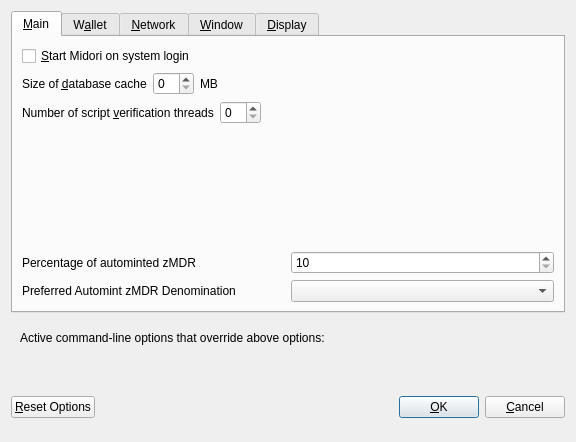
<?xml version="1.0" encoding="UTF-8"?>
<ui version="4.0">
 <class>OptionsDialog</class>
 <widget class="QDialog" name="OptionsDialog">
  <property name="geometry">
   <rect>
    <x>0</x>
    <y>0</y>
    <width>576</width>
    <height>442</height>
   </rect>
  </property>
  <property name="windowTitle">
   <string>Options</string>
  </property>
  <property name="modal">
   <bool>true</bool>
  </property>
  <layout class="QVBoxLayout" name="verticalLayout">
   <item>
    <widget class="QTabWidget" name="tabWidget">
     <property name="currentIndex">
      <number>0</number>
     </property>
     <widget class="QWidget" name="tabMain">
      <attribute name="title">
       <string>&amp;Main</string>
      </attribute>
      <layout class="QVBoxLayout" name="verticalLayout_Main">
       <item>
        <widget class="QCheckBox" name="bitcoinAtStartup">
         <property name="toolTip">
          <string>Automatically start Midori after logging in to the system.</string>
         </property>
         <property name="text">
          <string>&amp;Start Midori on system login</string>
         </property>
        </widget>
       </item>
       <item>
        <layout class="QHBoxLayout" name="horizontalLayout_2_Main">
         <item>
          <widget class="QLabel" name="databaseCacheLabel">
           <property name="text">
            <string>Size of &amp;database cache</string>
           </property>
           <property name="textFormat">
            <enum>Qt::PlainText</enum>
           </property>
           <property name="buddy">
            <cstring>databaseCache</cstring>
           </property>
          </widget>
         </item>
         <item>
          <widget class="QSpinBox" name="databaseCache"/>
         </item>
         <item>
          <widget class="QLabel" name="databaseCacheUnitLabel">
           <property name="text">
            <string>MB</string>
           </property>
           <property name="textFormat">
            <enum>Qt::PlainText</enum>
           </property>
          </widget>
         </item>
         <item>
          <spacer name="horizontalSpacer_2_Main">
           <property name="orientation">
            <enum>Qt::Horizontal</enum>
           </property>
           <property name="sizeHint" stdset="0">
            <size>
             <width>40</width>
             <height>20</height>
            </size>
           </property>
          </spacer>
         </item>
        </layout>
       </item>
       <item>
        <layout class="QHBoxLayout" name="horizontalLayout_3_Main">
         <item>
          <widget class="QLabel" name="threadsScriptVerifLabel">
           <property name="text">
            <string>Number of script &amp;verification threads</string>
           </property>
           <property name="textFormat">
            <enum>Qt::PlainText</enum>
           </property>
           <property name="buddy">
            <cstring>threadsScriptVerif</cstring>
           </property>
          </widget>
         </item>
         <item>
          <widget class="QSpinBox" name="threadsScriptVerif">
           <property name="toolTip">
            <string>(0 = auto, &lt;0 = leave that many cores free)</string>
           </property>
          </widget>
         </item>
         <item>
          <spacer name="horizontalSpacer_3_Main">
           <property name="orientation">
            <enum>Qt::Horizontal</enum>
           </property>
           <property name="sizeHint" stdset="0">
            <size>
             <width>40</width>
             <height>20</height>
            </size>
           </property>
          </spacer>
         </item>
        </layout>
       </item>
       <item>
        <spacer name="verticalSpacer_2">
         <property name="orientation">
          <enum>Qt::Vertical</enum>
         </property>
         <property name="sizeHint" stdset="0">
          <size>
           <width>20</width>
           <height>40</height>
          </size>
         </property>
        </spacer>
       </item>
       <item>
        <layout class="QHBoxLayout" name="horizontalLayout_3">
         <item>
          <widget class="QLabel" name="percentage_label">
           <property name="toolTip">
            <string>Percentage of incoming MDR which get automatically converted to zMDR via Zerocoin Protocol (min: 10%)</string>
           </property>
           <property name="text">
            <string>Percentage of autominted zMDR</string>
           </property>
          </widget>
         </item>
         <item>
          <widget class="QSpinBox" name="zeromintPercentage">
           <property name="minimum">
            <number>10</number>
           </property>
           <property name="maximum">
            <number>100</number>
           </property>
          </widget>
         </item>
        </layout>
       </item>
       <item>
        <layout class="QHBoxLayout" name="horizontalLayout" stretch="0,0">
         <property name="sizeConstraint">
          <enum>QLayout::SetFixedSize</enum>
         </property>
         <item>
          <widget class="QLabel" name="labelPreferredDenom">
           <property name="maximumSize">
            <size>
             <width>16777215</width>
             <height>16777215</height>
            </size>
           </property>
           <property name="toolTip">
            <string>Wait with automatic conversion to Zerocoin until enough MDR for this denomination is available</string>
           </property>
           <property name="text">
            <string>Preferred Automint zMDR Denomination</string>
           </property>
          </widget>
         </item>
         <item>
          <widget class="QComboBox" name="preferredDenom">
           <property name="maximumSize">
            <size>
             <width>16777215</width>
             <height>27</height>
            </size>
           </property>
           <property name="toolTip">
            <string>Wait with automatic conversion to Zerocoin until enough MDR for this denomination is available</string>
           </property>
           <property name="maxVisibleItems">
            <number>9</number>
           </property>
           <property name="maxCount">
            <number>9</number>
           </property>
          </widget>
         </item>
        </layout>
       </item>
      </layout>
     </widget>
     <widget class="QWidget" name="tabWallet">
      <attribute name="title">
       <string>W&amp;allet</string>
      </attribute>
      <layout class="QVBoxLayout" name="verticalLayout_Wallet">
       <item>
        <widget class="QGroupBox" name="groupBox">
         <property name="title">
          <string>Expert</string>
         </property>
         <layout class="QVBoxLayout" name="verticalLayout_2">
          <item>
           <widget class="QCheckBox" name="coinControlFeatures">
            <property name="toolTip">
             <string>Whether to show coin control features or not.</string>
            </property>
            <property name="text">
             <string>Enable coin &amp;control features</string>
            </property>
           </widget>
          </item>
          <item>
           <widget class="QCheckBox" name="showMasternodesTab">
            <property name="toolTip">
             <string>Show additional tab listing all your masternodes in first sub-tab&lt;br/&gt;and all masternodes on the network in second sub-tab.</string>
            </property>
            <property name="text">
             <string>Show Masternodes Tab</string>
            </property>
           </widget>
          </item>
          <item>
           <widget class="QCheckBox" name="spendZeroConfChange">
            <property name="toolTip">
             <string>If you disable the spending of unconfirmed change, the change from a transaction&lt;br/&gt;cannot be used until that transaction has at least one confirmation.&lt;br/&gt;This also affects how your balance is computed.</string>
            </property>
            <property name="text">
             <string>&amp;Spend unconfirmed change</string>
            </property>
           </widget>
          </item>
         </layout>
        </widget>
       </item>
       <item>
        <spacer name="verticalSpacer_Wallet">
         <property name="orientation">
          <enum>Qt::Vertical</enum>
         </property>
         <property name="sizeHint" stdset="0">
          <size>
           <width>20</width>
           <height>40</height>
          </size>
         </property>
        </spacer>
       </item>
      </layout>
     </widget>
     <widget class="QWidget" name="tabNetwork">
      <attribute name="title">
       <string>&amp;Network</string>
      </attribute>
      <layout class="QVBoxLayout" name="verticalLayout_Network">
       <item>
        <widget class="QCheckBox" name="mapPortUpnp">
         <property name="toolTip">
          <string>Automatically open the Midori client port on the router. This only works when your router supports UPnP and it is enabled.</string>
         </property>
         <property name="text">
          <string>Map port using &amp;UPnP</string>
         </property>
        </widget>
       </item>
       <item>
        <widget class="QCheckBox" name="allowIncoming">
         <property name="toolTip">
          <string>Accept connections from outside</string>
         </property>
         <property name="text">
          <string>Allow incoming connections</string>
         </property>
        </widget>
       </item>
       <item>
        <widget class="QCheckBox" name="connectSocks">
         <property name="toolTip">
          <string>Connect to the Midori network through a SOCKS5 proxy.</string>
         </property>
         <property name="text">
          <string>&amp;Connect through SOCKS5 proxy (default proxy):</string>
         </property>
        </widget>
       </item>
       <item>
        <layout class="QHBoxLayout" name="horizontalLayout_1_Network">
         <item>
          <widget class="QLabel" name="proxyIpLabel">
           <property name="text">
            <string>Proxy &amp;IP:</string>
           </property>
           <property name="textFormat">
            <enum>Qt::PlainText</enum>
           </property>
           <property name="buddy">
            <cstring>proxyIp</cstring>
           </property>
          </widget>
         </item>
         <item>
          <widget class="QValidatedLineEdit" name="proxyIp">
           <property name="minimumSize">
            <size>
             <width>140</width>
             <height>0</height>
            </size>
           </property>
           <property name="maximumSize">
            <size>
             <width>140</width>
             <height>16777215</height>
            </size>
           </property>
           <property name="toolTip">
            <string>IP address of the proxy (e.g. IPv4: 127.0.0.1 / IPv6: ::1)</string>
           </property>
          </widget>
         </item>
         <item>
          <widget class="QLabel" name="proxyPortLabel">
           <property name="text">
            <string>&amp;Port:</string>
           </property>
           <property name="textFormat">
            <enum>Qt::PlainText</enum>
           </property>
           <property name="buddy">
            <cstring>proxyPort</cstring>
           </property>
          </widget>
         </item>
         <item>
          <widget class="QLineEdit" name="proxyPort">
           <property name="minimumSize">
            <size>
             <width>55</width>
             <height>0</height>
            </size>
           </property>
           <property name="maximumSize">
            <size>
             <width>55</width>
             <height>16777215</height>
            </size>
           </property>
           <property name="toolTip">
            <string>Port of the proxy (e.g. 9050)</string>
           </property>
          </widget>
         </item>
         <item>
          <spacer name="horizontalSpacer_1_Network">
           <property name="orientation">
            <enum>Qt::Horizontal</enum>
           </property>
           <property name="sizeHint" stdset="0">
            <size>
             <width>40</width>
             <height>20</height>
            </size>
           </property>
          </spacer>
         </item>
        </layout>
       </item>
       <item>
        <spacer name="verticalSpacer_Network">
         <property name="orientation">
          <enum>Qt::Vertical</enum>
         </property>
         <property name="sizeHint" stdset="0">
          <size>
           <width>20</width>
           <height>40</height>
          </size>
         </property>
        </spacer>
       </item>
      </layout>
     </widget>
     <widget class="QWidget" name="tabWindow">
      <attribute name="title">
       <string>&amp;Window</string>
      </attribute>
      <layout class="QVBoxLayout" name="verticalLayout_Window">
       <item>
        <widget class="QCheckBox" name="minimizeToTray">
         <property name="toolTip">
          <string>Show only a tray icon after minimizing the window.</string>
         </property>
         <property name="text">
          <string>&amp;Minimize to the tray instead of the taskbar</string>
         </property>
        </widget>
       </item>
       <item>
        <widget class="QCheckBox" name="minimizeOnClose">
         <property name="toolTip">
          <string>Minimize instead of exit the application when the window is closed. When this option is enabled, the application will be closed only after selecting Quit in the menu.</string>
         </property>
         <property name="text">
          <string>M&amp;inimize on close</string>
         </property>
        </widget>
       </item>
       <item>
        <spacer name="verticalSpacer_Window">
         <property name="orientation">
          <enum>Qt::Vertical</enum>
         </property>
         <property name="sizeHint" stdset="0">
          <size>
           <width>20</width>
           <height>40</height>
          </size>
         </property>
        </spacer>
       </item>
      </layout>
     </widget>
     <widget class="QWidget" name="tabDisplay">
      <attribute name="title">
       <string>&amp;Display</string>
      </attribute>
      <layout class="QVBoxLayout" name="verticalLayout_Display">
       <item>
        <layout class="QHBoxLayout" name="horizontalLayout_1_Display">
         <item>
          <widget class="QLabel" name="langLabel">
           <property name="text">
            <string>User Interface &amp;language:</string>
           </property>
           <property name="textFormat">
            <enum>Qt::PlainText</enum>
           </property>
           <property name="buddy">
            <cstring>lang</cstring>
           </property>
          </widget>
         </item>
         <item>
          <widget class="QValueComboBox" name="lang">
           <property name="toolTip">
            <string>The user interface language can be set here. This setting will take effect after restarting Midori.</string>
           </property>
          </widget>
         </item>
        </layout>
       </item>
       <item>
        <widget class="QLabel" name="label_3">
         <property name="toolTip">
          <string notr="true"/>
         </property>
         <property name="statusTip">
          <string notr="true"/>
         </property>
         <property name="whatsThis">
          <string notr="true"/>
         </property>
         <property name="accessibleName">
          <string notr="true"/>
         </property>
         <property name="text">
          <string>Language missing or translation incomplete? Help contributing translations here:
https://www.transifex.com/midori-project/midori-project-translations</string>
         </property>
         <property name="wordWrap">
          <bool>true</bool>
         </property>
         <property name="openExternalLinks">
          <bool>true</bool>
         </property>
         <property name="textInteractionFlags">
          <set>Qt::TextBrowserInteraction</set>
         </property>
        </widget>
       </item>
       <item>
        <layout class="QHBoxLayout" name="horizontalLayout_4_Display" stretch="0,0">
         <item>
          <widget class="QLabel" name="themeLabel">
           <property name="text">
            <string>User Interface Theme:</string>
           </property>
          </widget>
         </item>
         <item>
          <widget class="QValueComboBox" name="theme"/>
         </item>
        </layout>
       </item>
       <item>
        <widget class="Line" name="line">
         <property name="orientation">
          <enum>Qt::Horizontal</enum>
         </property>
        </widget>
       </item>
       <item>
        <layout class="QHBoxLayout" name="horizontalLayout_2_Display">
         <item>
          <widget class="QLabel" name="unitLabel">
           <property name="text">
            <string>&amp;Unit to show amounts in:</string>
           </property>
           <property name="textFormat">
            <enum>Qt::PlainText</enum>
           </property>
           <property name="buddy">
            <cstring>unit</cstring>
           </property>
          </widget>
         </item>
         <item>
          <widget class="QValueComboBox" name="unit">
           <property name="toolTip">
            <string>Choose the default subdivision unit to show in the interface and when sending coins.</string>
           </property>
          </widget>
         </item>
        </layout>
       </item>
       <item>
        <layout class="QHBoxLayout" name="horizontalLayout_5_Display">
         <item>
          <widget class="QLabel" name="digitsLabel">
           <property name="text">
            <string>Decimal digits</string>
           </property>
          </widget>
         </item>
         <item>
          <widget class="QValueComboBox" name="digits"/>
         </item>
        </layout>
       </item>
       <item>
        <layout class="QHBoxLayout" name="horizontalLayout_3_Display">
         <item>
          <widget class="QLabel" name="thirdPartyTxUrlsLabel">
           <property name="toolTip">
            <string>Third party URLs (e.g. a block explorer) that appear in the transactions tab as context menu items. %s in the URL is replaced by transaction hash. Multiple URLs are separated by vertical bar |.</string>
           </property>
           <property name="text">
            <string>Third party transaction URLs</string>
           </property>
           <property name="buddy">
            <cstring>thirdPartyTxUrls</cstring>
           </property>
          </widget>
         </item>
         <item>
          <widget class="QLineEdit" name="thirdPartyTxUrls">
           <property name="toolTip">
            <string>Third party URLs (e.g. a block explorer) that appear in the transactions tab as context menu items. %s in the URL is replaced by transaction hash. Multiple URLs are separated by vertical bar |.</string>
           </property>
          </widget>
         </item>
        </layout>
       </item>
       <item>
        <spacer name="verticalSpacer">
         <property name="orientation">
          <enum>Qt::Vertical</enum>
         </property>
         <property name="sizeHint" stdset="0">
          <size>
           <width>20</width>
           <height>40</height>
          </size>
         </property>
        </spacer>
       </item>
      </layout>
     </widget>
    </widget>
   </item>
   <item>
    <widget class="QFrame" name="frame">
     <layout class="QVBoxLayout" name="verticalLayout_Bottom">
      <item>
       <layout class="QHBoxLayout" name="horizontalLayout_Bottom">
        <item>
         <widget class="QLabel" name="overriddenByCommandLineInfoLabel">
          <property name="text">
           <string>Active command-line options that override above options:</string>
          </property>
          <property name="textFormat">
           <enum>Qt::PlainText</enum>
          </property>
         </widget>
        </item>
        <item>
         <spacer name="horizontalSpacer_Bottom">
          <property name="orientation">
           <enum>Qt::Horizontal</enum>
          </property>
          <property name="sizeHint" stdset="0">
           <size>
            <width>40</width>
            <height>20</height>
           </size>
          </property>
         </spacer>
        </item>
       </layout>
      </item>
      <item>
       <widget class="QLabel" name="overriddenByCommandLineLabel">
        <property name="text">
         <string/>
        </property>
        <property name="textFormat">
         <enum>Qt::PlainText</enum>
        </property>
        <property name="wordWrap">
         <bool>true</bool>
        </property>
       </widget>
      </item>
     </layout>
    </widget>
   </item>
   <item>
    <layout class="QHBoxLayout" name="horizontalLayout_Buttons">
     <item>
      <widget class="QPushButton" name="resetButton">
       <property name="toolTip">
        <string>Reset all client options to default.</string>
       </property>
       <property name="text">
        <string>&amp;Reset Options</string>
       </property>
       <property name="autoDefault">
        <bool>false</bool>
       </property>
      </widget>
     </item>
     <item>
      <spacer name="horizontalSpacer_1">
       <property name="orientation">
        <enum>Qt::Horizontal</enum>
       </property>
       <property name="sizeHint" stdset="0">
        <size>
         <width>40</width>
         <height>48</height>
        </size>
       </property>
      </spacer>
     </item>
     <item>
      <widget class="QLabel" name="statusLabel">
       <property name="minimumSize">
        <size>
         <width>200</width>
         <height>0</height>
        </size>
       </property>
       <property name="font">
        <font>
         <weight>75</weight>
         <bold>true</bold>
        </font>
       </property>
       <property name="text">
        <string/>
       </property>
       <property name="textFormat">
        <enum>Qt::PlainText</enum>
       </property>
       <property name="wordWrap">
        <bool>true</bool>
       </property>
      </widget>
     </item>
     <item>
      <spacer name="horizontalSpacer_2">
       <property name="orientation">
        <enum>Qt::Horizontal</enum>
       </property>
       <property name="sizeHint" stdset="0">
        <size>
         <width>40</width>
         <height>48</height>
        </size>
       </property>
      </spacer>
     </item>
     <item>
      <widget class="QPushButton" name="okButton">
       <property name="text">
        <string>&amp;OK</string>
       </property>
       <property name="autoDefault">
        <bool>false</bool>
       </property>
       <property name="default">
        <bool>true</bool>
       </property>
      </widget>
     </item>
     <item>
      <widget class="QPushButton" name="cancelButton">
       <property name="text">
        <string>&amp;Cancel</string>
       </property>
       <property name="autoDefault">
        <bool>false</bool>
       </property>
      </widget>
     </item>
    </layout>
   </item>
  </layout>
 </widget>
 <customwidgets>
  <customwidget>
   <class>QValidatedLineEdit</class>
   <extends>QLineEdit</extends>
   <header>qvalidatedlineedit.h</header>
  </customwidget>
  <customwidget>
   <class>QValueComboBox</class>
   <extends>QComboBox</extends>
   <header>qvaluecombobox.h</header>
  </customwidget>
 </customwidgets>
 <resources/>
 <connections/>
</ui>
